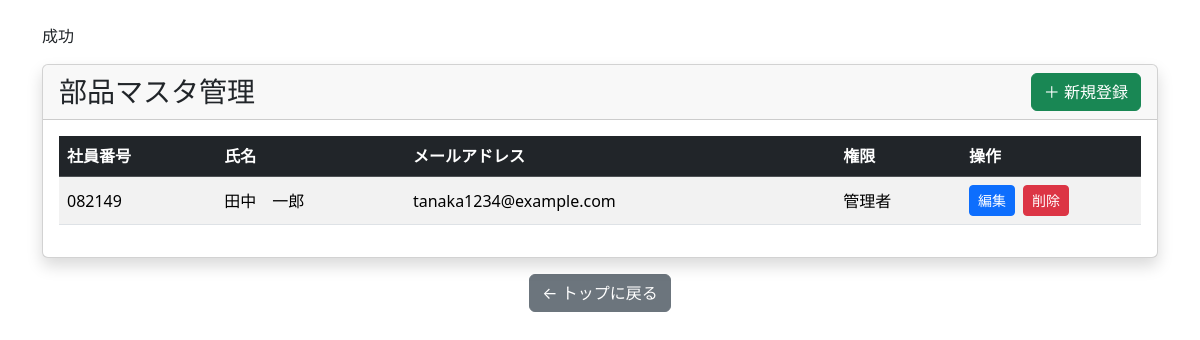
The page /users/list.php (signed in) on the database as committed earlier.
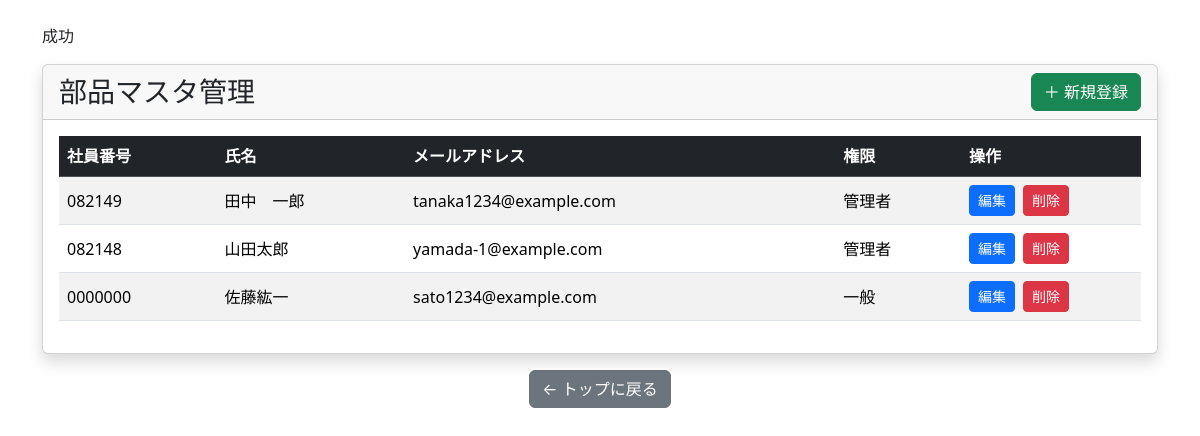
The same page on the database as committed later.
### tables this page shows
CREATE TABLE `users` (
  `id` int(11) NOT NULL,
  `name` varchar(255) NOT NULL,
  `password` varchar(255) NOT NULL,
  `user_id` int(11) NOT NULL,
  `role_id` int(11) NOT NULL,
  `created_at` datetime NOT NULL DEFAULT current_timestamp()
);

CREATE TABLE `employees` (
  `id` int(11) NOT NULL,
  `employee_number` varchar(50) NOT NULL,
  `name` varchar(255) NOT NULL,
  `email` varchar(255) NOT NULL,
  `created_at` datetime DEFAULT current_timestamp()
);

CREATE TABLE `roles` (
  `id` int(11) NOT NULL,
  `role` varchar(255) NOT NULL COMMENT '①管理者、②一般',
  `created_at` datetime DEFAULT current_timestamp()
);

### config/function.php (called while the page is built, shortened)
<?php
function db_connect(){
    $dsn="mysql:host=".DB_HOST.";dbname=".DB_NAME.";charset=utf8mb4";
    $db=new PDO($dsn,DB_USER,DB_PASS);
    $db->setAttribute(PDO::ATTR_EMULATE_PREPARES,false);
    return $db;
}
function h($str)
{
    return htmlspecialchars($str, ENT_QUOTES, 'UTF-8');
}
function sql_get($s){
$db=db_connect();
$sql="$s";
$stmt=$db->prepare($sql);
return $stmt;
}

### users/list.php (the view, shortened to what this page needs)
<?php
require_once __DIR__ . "/../config/function.php";
try {
    $sql="SELECT
        users.id AS user_primary_id,
        users.name,
        users.password,
        users.user_id,
        users.role_id,
		employees.id AS employees_id,
        employees.employee_number,
        employees.name AS employee_name,
        employees.email,
        roles.id,
        roles.role
		FROM users
        INNER JOIN employees ON employees.id =users.user_id
        INNER JOIN roles ON roles.id=users.role_id;";
    $stmt=sql_get($sql);
    $stmt->execute();
    $result=$stmt->fetchAll(PDO::FETCH_ASSOC);
} catch (PDOException $e) {
    exit("エラー" . $e->getMessage());
}
?>
<?php include __DIR__ . "/../config/page_head.php"; ?>
<body>
    <main class="container mt-4">
        <?php include __DIR__ . "/../config/err_and_msg.php"; ?>
        <div class="card shadow">
            <div class="card-header d-flex justify-content-between align-items-center">
                <h3 class="mb-0">部品マスタ管理</h3>
                <a href="./create.php" class="btn btn-success">
                    ＋ 新規登録
                </a>
            </div>
            <div class="card-body">
                <table class="table table-striped table-hover align-middle">
                    <thead class="table-dark">
                        <tr>
                            <th>社員番号</th>
                            <th>氏名</th>
                            <th>メールアドレス</th>
                            <th>権限</th>
                            <th style="width:180px;">操作</th>
                        </tr>
                    </thead>
                    <tbody>
                        <?php foreach ($result as $row): ?>
                            <tr>
                                <td>
                                    <?= h($row["employee_number"]) ?>
                                </td>
                                 <td>
                                    <?= h($row["employee_name"]) ?>
                                </td>
                                <td>
                                    <?= h($row["email"]) ?>
                                </td>
                                 <td>
                                    <?= h($row["role"]) ?>
                                </td>
                                <td>
                                    <div class="d-flex gap-2">
                                        <form action="./edit.php" method="post">
                                            <button class="btn btn-sm btn-primary">編集</button>
                                        </form>
                                        <form action="./delete.php" method="post"
                                            onsubmit="return confirm('削除しますか？');">
                                            <button class="btn btn-sm btn-danger">削除</button>
                                        </form>
                                    </div>
                                </td>
                            </tr>
                        <?php endforeach; ?>
                    </tbody>
                </table>
            </div>
        </div>
        <div class="text-center mt-3">
            <a href="../index.php" class="btn btn-secondary">
                ← トップに戻る
            </a>
        </div>
    </main>
</body>

### config/page_head.php (shortened to what this page needs)
<!DOCTYPE html>
<html lang="ja">
<head>
    <link rel="stylesheet" href="https://cdn.jsdelivr.net/npm/bootstrap@5.3.8/dist/css/bootstrap.min.css">
    <link rel="stylesheet" href="https://cdn.datatables.net/1.13.6/css/dataTables.bootstrap5.min.css">
</head>

### config/err_and_msg.php (shortened to what this page needs)
<?php if (!empty($_SESSION["msg"])): ?>
    <p><?php echo $_SESSION["msg"];
        ?></p>
<?php endif; ?>

Rows that differ between the two databases and show on the page:
added users: user.employee_number "082148", user.name "山田太郎", user.email "yamada-1@example.com", role.role "管理者"
added users: user.employee_number "0000000", user.name "佐藤紘一", user.email "sato1234@example.com", role.role "一般"
